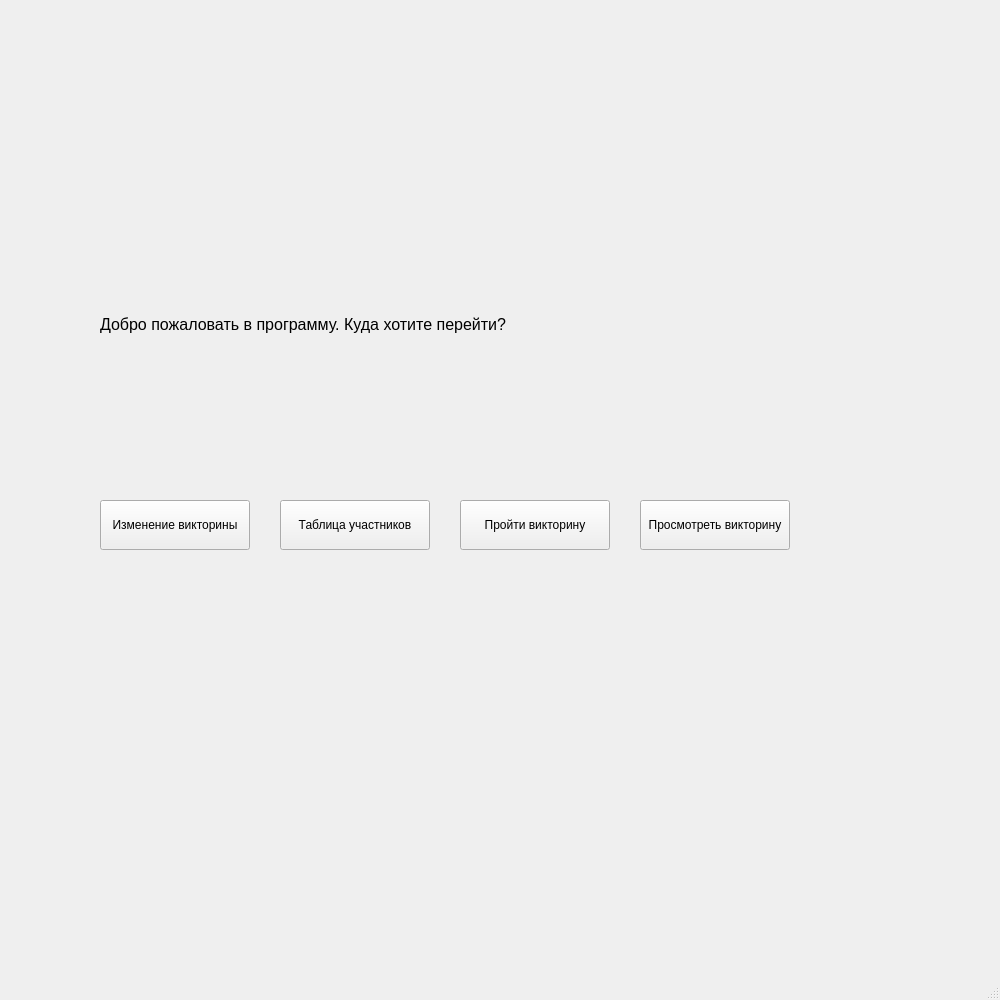
<?xml version="1.0" encoding="UTF-8"?>
<ui version="4.0">
 <class>MainWindow</class>
 <widget class="QMainWindow" name="MainWindow">
  <property name="geometry">
   <rect>
    <x>0</x>
    <y>0</y>
    <width>1000</width>
    <height>1000</height>
   </rect>
  </property>
  <property name="windowTitle">
   <string>MainWindow</string>
  </property>
  <widget class="QWidget" name="centralwidget">
   <widget class="QLabel" name="label">
    <property name="geometry">
     <rect>
      <x>100</x>
      <y>300</y>
      <width>800</width>
      <height>50</height>
     </rect>
    </property>
    <property name="lineWidth">
     <number>1</number>
    </property>
    <property name="text">
     <string>&lt;html&gt;&lt;head/&gt;&lt;body&gt;&lt;p&gt;&lt;span style=&quot; font-size:12pt;&quot;&gt;Добро пожаловать в программу. Куда хотите перейти?&lt;/span&gt;&lt;/p&gt;&lt;/body&gt;&lt;/html&gt;</string>
    </property>
    <property name="scaledContents">
     <bool>false</bool>
    </property>
   </widget>
   <widget class="QPushButton" name="pushButton">
    <property name="geometry">
     <rect>
      <x>100</x>
      <y>500</y>
      <width>150</width>
      <height>50</height>
     </rect>
    </property>
    <property name="text">
     <string>Изменение викторины</string>
    </property>
   </widget>
   <widget class="QPushButton" name="pushButton_2">
    <property name="geometry">
     <rect>
      <x>280</x>
      <y>500</y>
      <width>150</width>
      <height>50</height>
     </rect>
    </property>
    <property name="text">
     <string>Таблица участников</string>
    </property>
   </widget>
   <widget class="QPushButton" name="pushButton_3">
    <property name="geometry">
     <rect>
      <x>460</x>
      <y>500</y>
      <width>150</width>
      <height>50</height>
     </rect>
    </property>
    <property name="text">
     <string>Пройти викторину</string>
    </property>
   </widget>
   <widget class="QPushButton" name="pushButton_4">
    <property name="geometry">
     <rect>
      <x>640</x>
      <y>500</y>
      <width>150</width>
      <height>50</height>
     </rect>
    </property>
    <property name="text">
     <string>Просмотреть викторину</string>
    </property>
   </widget>
  </widget>
  <widget class="QMenuBar" name="menubar">
   <property name="geometry">
    <rect>
     <x>0</x>
     <y>0</y>
     <width>1000</width>
     <height>21</height>
    </rect>
   </property>
  </widget>
  <widget class="QStatusBar" name="statusbar"/>
 </widget>
 <resources/>
 <connections/>
</ui>
